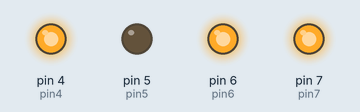
Bench run of a sketch on a simulated Arduino Uno, built with avr-gcc and run on an emulated ATmega328P. Parts: output pins drawn as LEDs (lit = HIGH).

Above: at 8.6 s.
At 9.4 s:
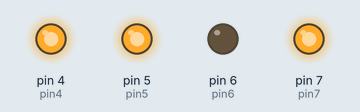
At 10.3 s:
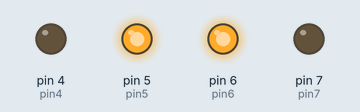
At 11.7 s:
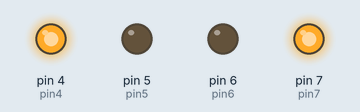
At 12.3 s:
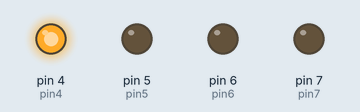
At 14.0 s:
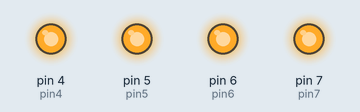
Timing chart, 0 to 16.9 s (numbered marks = the images above):
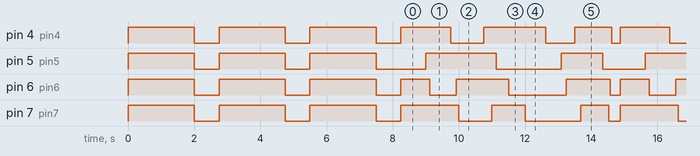

Measured:
- by itself, pin 4 (pin4): HIGH → LOW at 2.0 s, → HIGH 0.75 s later, → LOW 2.0 s later, → HIGH 0.75 s later, … (33 changes in this stretch)
- by itself, pin 5 (pin5): HIGH → LOW at 2.0 s, → HIGH 0.75 s later, → LOW 2.0 s later, → HIGH 0.75 s later, … (24 changes in this stretch)
- by itself, pin 6 (pin6): HIGH → LOW at 2.0 s, → HIGH 0.75 s later, → LOW 2.0 s later, → HIGH 0.75 s later, … (34 changes in this stretch)
- by itself, pin 7 (pin7): HIGH → LOW at 2.0 s, → HIGH 0.75 s later, → LOW 2.0 s later, → HIGH 0.75 s later, … (33 changes in this stretch)

The sketch:

sketch_jan18a.ino
```cpp
//pin assignments
int pin4 = 4;
int pin5 = 5;
int pin6 = 6;
int pin7 = 7;

void setup() {
  // put your setup code here, to run once:
  pinMode(pin4, OUTPUT);
  pinMode(pin5, OUTPUT);
  pinMode(pin6, OUTPUT);
  pinMode(pin7, OUTPUT);

    // countdown blinks
  for(int i = 0; i < 3; i++) {
    digitalWrite(pin4, 1);
    digitalWrite(pin5, 1);
    digitalWrite(pin6, 1);
    digitalWrite(pin7, 1);
    delay(2000);
    digitalWrite(pin4, 0);
    digitalWrite(pin5, 0);
    digitalWrite(pin6, 0);
    digitalWrite(pin7, 0);
    delay(750);
  }
}

void loop() {
  // main loop
  function11();
  delay(750);
  function15();
  delay(125);
  function13();
  delay(625);
  function5();
  delay(175);
  function7();
  delay(75);
  function6();
  delay(750);
  function14();
  delay(250);
  function15();
  delay(125);
  function11();
  delay(375);
  function9();
  delay(500);
  function8();
  delay(625);
  function0();
  delay(475);
  function4();
  delay(150);
  function6();
  delay(250);
  function14();
  delay(175);
  function15();
  delay(675);
  function11();
  delay(175);
  function10();
  delay(50);
  function8();
  delay(50);
  function0();
  delay(250);
}

void function0() {
  digitalWrite(pin4, 0);
  digitalWrite(pin5, 0);
  digitalWrite(pin6, 0);
  digitalWrite(pin7, 0);
}

void function4() {
  digitalWrite(pin4, 0);
  digitalWrite(pin5, 1);
  digitalWrite(pin6, 0);
  digitalWrite(pin7, 0);
}

void function5() {
  digitalWrite(pin4, 0);
  digitalWrite(pin5, 1);
  digitalWrite(pin6, 0);
  digitalWrite(pin7, 1);
}

void function6() {
  digitalWrite(pin4, 0);
  digitalWrite(pin5, 1);
  digitalWrite(pin6, 1);
  digitalWrite(pin7, 0);
}

void function7() {
  digitalWrite(pin4, 0);
  digitalWrite(pin5, 1);
  digitalWrite(pin6, 1);
  digitalWrite(pin7, 1);
}

void function8() {
  digitalWrite(pin4, 1);
  digitalWrite(pin5, 0);
  digitalWrite(pin6, 0);
  digitalWrite(pin7, 0);
}

void function9() {
  digitalWrite(pin4, 1);
  digitalWrite(pin5, 0);
  digitalWrite(pin6, 0);
  digitalWrite(pin7, 1);
}

void function10() {
  digitalWrite(pin4, 1);
  digitalWrite(pin5, 0);
  digitalWrite(pin6, 1);
  digitalWrite(pin7, 0);
}

void function11() {
  digitalWrite(pin4, 1);
  digitalWrite(pin5, 0);
  digitalWrite(pin6, 1);
  digitalWrite(pin7, 1);
}

void function13() {
  digitalWrite(pin4, 1);
  digitalWrite(pin5, 1);
  digitalWrite(pin6, 0);
  digitalWrite(pin7, 1);
}

void function14() {
  digitalWrite(pin4, 1);
  digitalWrite(pin5, 1);
  digitalWrite(pin6, 1);
  digitalWrite(pin7, 0);
}

void function15() {
  digitalWrite(pin4, 1);
  digitalWrite(pin5, 1);
  digitalWrite(pin6, 1);
  digitalWrite(pin7, 1);
}
```
